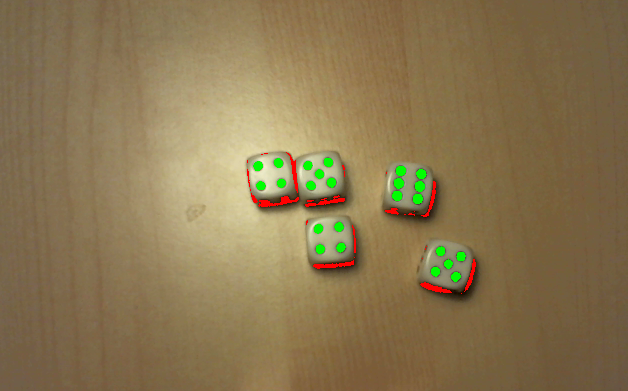
#> input picture img/rejectedAreas.PNG, 628 x 391 px, given in place of the camera
$ python testcam.py
#> lines starting #> are read from the running program, lines starting #| are printed output that depends on the picture; after the words box and inside, x2 and y2 are one past the last pixel; in counts of white or black regions, pixels touching at a corner belong together
import numpy as np
import cv2

cap = cv2.VideoCapture(0)

while(True):
	# Capture frame-by-frame
	ret, image = cap.read()
#> image is the input picture: shape (391, 628, 3); mean B, G, R 80.5, 118.5, 138

	#kernel_small = np.ones((5, 5), np.uint8)
	kernel_large = np.ones((10, 10), np.uint8)

	dilated = cv2.dilate(image, kernel_large, iterations = 1)
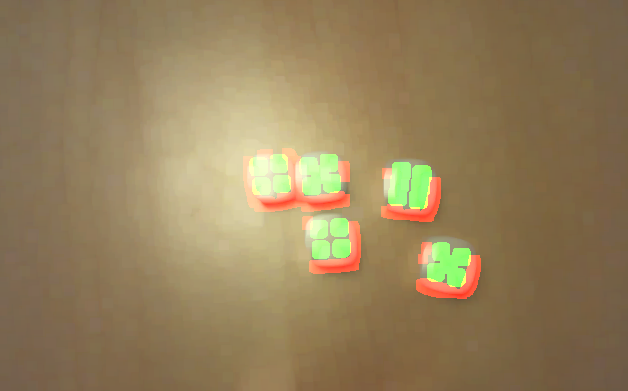
#> dilated: shape (391, 628, 3); mean B, G, R 90.6, 127.8, 148.5
	eroded = cv2.erode(dilated, kernel_large, iterations = 1)
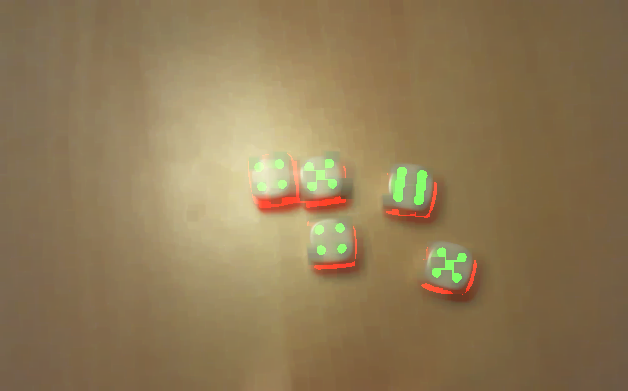
#> eroded: shape (391, 628, 3); mean B, G, R 86.1, 122.4, 143.5

	cv2.absdiff(image, eroded, image)
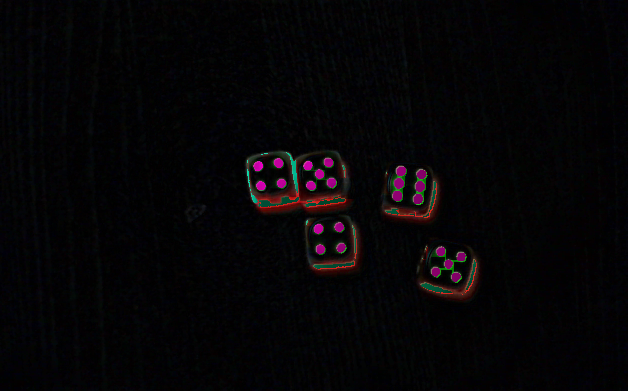
#> image: shape (391, 628, 3); mean B, G, R 6, 4.4, 5.9

	#image = cv2.GaussianBlur(image, (5, 5), 0)

	#blurred = cv2.GaussianBlur(image, (0, 0), 3);
	#cv2.addWeighted(image, 1.5, blurred, -0.5, 0, image);

	image = cv2.cvtColor(image, cv2.COLOR_BGR2GRAY)
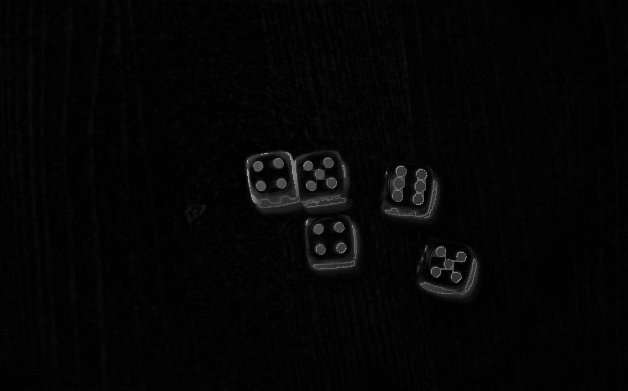
#> image: shape (391, 628); min 0, max 154, mean 5.1

	ret3, image = cv2.threshold(image, 0, 255, cv2.THRESH_BINARY+cv2.THRESH_OTSU)
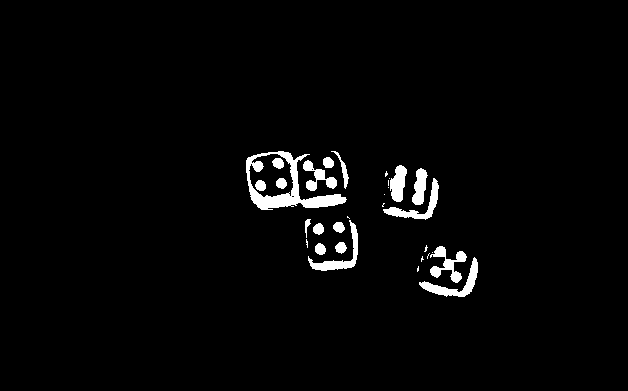
#> image: shape (391, 628); 2.6% white; 31 white regions (13 under 20 px), largest, box (x1, y1, x2, y2) and area: (246, 151, 347, 210) 1747, (419, 257, 478, 297) 613, (308, 220, 358, 271) 567
#> ret3 = 33

	#image = cv2.Canny(image, 100, 200)

	# Display the resulting frame
	cv2.imshow('frame', image)
	if cv2.waitKey(1) & 0xFF == ord('q'):
#> (key q is pressed here)
		break

# When everything done, release the capture
cap.release()
cv2.destroyAllWindows()

$ run again, on img/rollRecognition.PNG
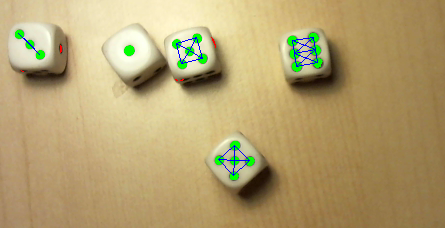
#> input picture img/rollRecognition.PNG, 445 x 228 px, given in place of the camera
#> image is the input picture: shape (228, 445, 3); mean B, G, R 112.4, 161.4, 180.4
#> `dilated = cv2.dilate(image, kernel_large, iterations = 1)`:
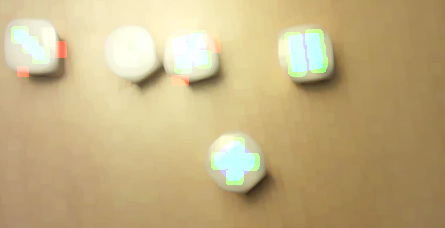
#> dilated: shape (228, 445, 3); mean B, G, R 130.4, 176.2, 195.8
#> `ret3, image = cv2.threshold(image, 0, 255, cv2.THRESH_BINARY+cv2.THRES..`:
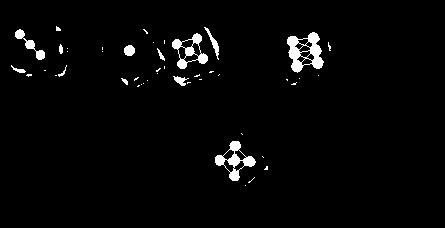
#> image: shape (228, 445); 2.6% white; 46 white regions (34 under 20 px), largest, box (x1, y1, x2, y2) and area: (287, 32, 324, 73) 743, (215, 141, 256, 181) 533, (172, 33, 208, 69) 453
#> ret3 = 55

$ run again, on img/working.PNG
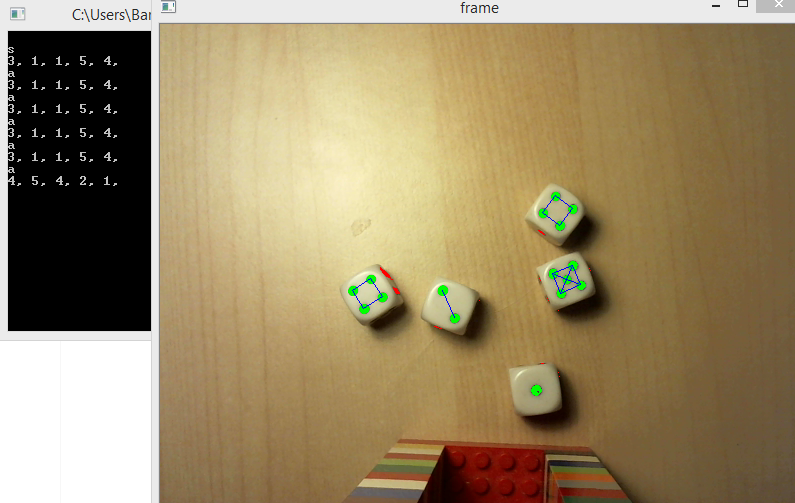
#> input picture img/working.PNG, 795 x 503 px, given in place of the camera
#> image is the input picture: shape (503, 795, 3); mean B, G, R 101.4, 137.1, 154.8
#> `dilated = cv2.dilate(image, kernel_large, iterations = 1)`:
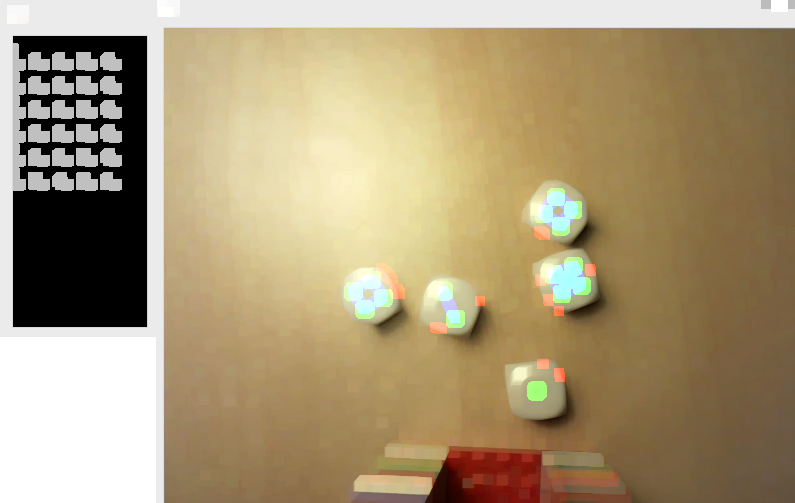
#> dilated: shape (503, 795, 3); mean B, G, R 119.1, 152.9, 170.2
#> `ret3, image = cv2.threshold(image, 0, 255, cv2.THRESH_BINARY+cv2.THRES..`:
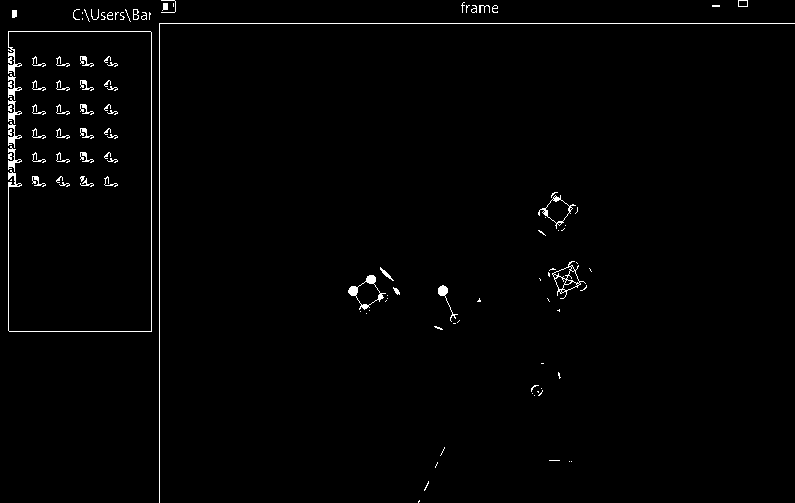
#> image: shape (503, 795); 1.3% white in thin lines or dots
#> ret3 = 80

$ run again, on img/working_2.PNG
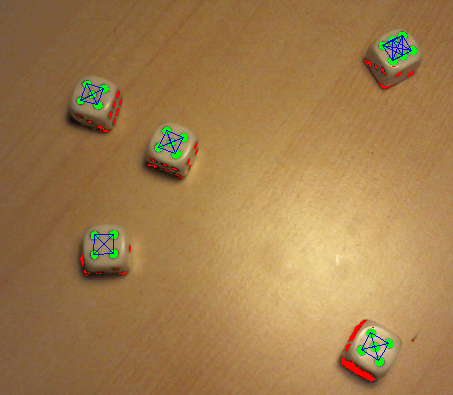
#> input picture img/working_2.PNG, 453 x 395 px, given in place of the camera
#> image is the input picture: shape (395, 453, 3); mean B, G, R 77, 124.4, 160.3
#> `dilated = cv2.dilate(image, kernel_large, iterations = 1)`:
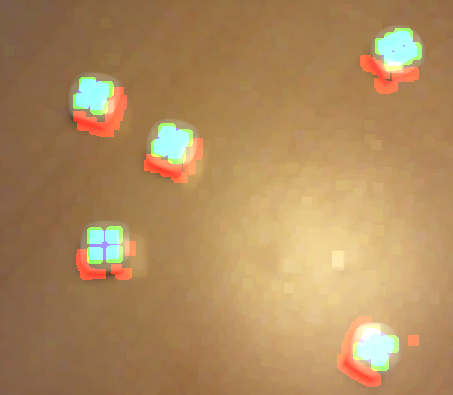
#> dilated: shape (395, 453, 3); mean B, G, R 93.5, 138.1, 174.5
#> `ret3, image = cv2.threshold(image, 0, 255, cv2.THRESH_BINARY+cv2.THRES..`:
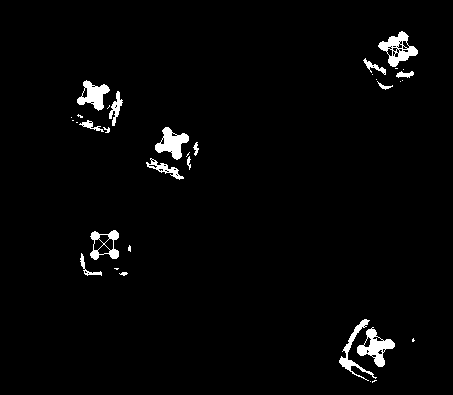
#> image: shape (395, 453); 2.3% white; 34 white regions (17 under 20 px), largest, box (x1, y1, x2, y2) and area: (357, 327, 395, 367) 617, (378, 31, 418, 67) 612, (155, 127, 189, 160) 565
#> ret3 = 50
